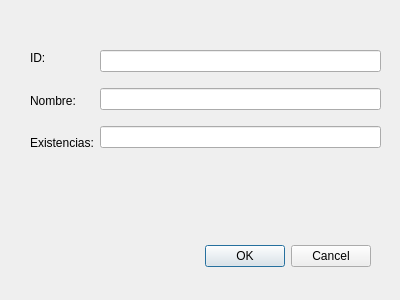
<?xml version="1.0" encoding="UTF-8"?>
<ui version="4.0">
 <class>agregarFormulario</class>
 <widget class="QDialog" name="agregarFormulario">
  <property name="geometry">
   <rect>
    <x>0</x>
    <y>0</y>
    <width>400</width>
    <height>300</height>
   </rect>
  </property>
  <property name="windowTitle">
   <string>Dialog</string>
  </property>
  <widget class="QDialogButtonBox" name="buttonBox">
   <property name="geometry">
    <rect>
     <x>30</x>
     <y>240</y>
     <width>341</width>
     <height>32</height>
    </rect>
   </property>
   <property name="orientation">
    <enum>Qt::Horizontal</enum>
   </property>
   <property name="standardButtons">
    <set>QDialogButtonBox::Cancel|QDialogButtonBox::Ok</set>
   </property>
  </widget>
  <widget class="QWidget" name="verticalLayoutWidget_2">
   <property name="geometry">
    <rect>
     <x>30</x>
     <y>40</y>
     <width>71</width>
     <height>121</height>
    </rect>
   </property>
   <layout class="QVBoxLayout" name="verticalLayout_3">
    <item>
     <widget class="QLabel" name="label">
      <property name="text">
       <string>ID:</string>
      </property>
     </widget>
    </item>
    <item>
     <widget class="QLabel" name="label_2">
      <property name="text">
       <string>Nombre:</string>
      </property>
     </widget>
    </item>
    <item>
     <widget class="QLabel" name="label_3">
      <property name="text">
       <string>Existencias:</string>
      </property>
     </widget>
    </item>
   </layout>
  </widget>
  <widget class="QWidget" name="verticalLayoutWidget">
   <property name="geometry">
    <rect>
     <x>100</x>
     <y>40</y>
     <width>281</width>
     <height>121</height>
    </rect>
   </property>
   <layout class="QVBoxLayout" name="verticalLayout">
    <item>
     <widget class="QLineEdit" name="lineID"/>
    </item>
    <item>
     <widget class="QLineEdit" name="lineNombre"/>
    </item>
    <item>
     <widget class="QLineEdit" name="lineExistencias"/>
    </item>
   </layout>
  </widget>
 </widget>
 <resources/>
 <connections>
  <connection>
   <sender>buttonBox</sender>
   <signal>accepted()</signal>
   <receiver>agregarFormulario</receiver>
   <slot>accept()</slot>
   <hints>
    <hint type="sourcelabel">
     <x>248</x>
     <y>254</y>
    </hint>
    <hint type="destinationlabel">
     <x>157</x>
     <y>274</y>
    </hint>
   </hints>
  </connection>
  <connection>
   <sender>buttonBox</sender>
   <signal>rejected()</signal>
   <receiver>agregarFormulario</receiver>
   <slot>reject()</slot>
   <hints>
    <hint type="sourcelabel">
     <x>316</x>
     <y>260</y>
    </hint>
    <hint type="destinationlabel">
     <x>286</x>
     <y>274</y>
    </hint>
   </hints>
  </connection>
 </connections>
</ui>
